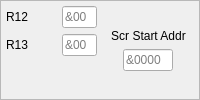
          <widget class="QFrame" name="r1213">
           <property name="sizePolicy">
            <sizepolicy hsizetype="Preferred" vsizetype="Preferred">
             <horstretch>0</horstretch>
             <verstretch>0</verstretch>
            </sizepolicy>
           </property>
           <property name="frameShape">
            <enum>QFrame::StyledPanel</enum>
           </property>
           <property name="frameShadow">
            <enum>QFrame::Raised</enum>
           </property>
           <layout class="QHBoxLayout" name="horizontalLayout_19">
            <property name="spacing">
             <number>-1</number>
            </property>
            <property name="leftMargin">
             <number>5</number>
            </property>
            <property name="topMargin">
             <number>5</number>
            </property>
            <property name="rightMargin">
             <number>5</number>
            </property>
            <property name="bottomMargin">
             <number>5</number>
            </property>
            <item alignment="Qt::AlignTop">
             <widget class="QWidget" name="regs1213" native="true">
              <layout class="QVBoxLayout" name="verticalLayout_5">
               <property name="leftMargin">
                <number>0</number>
               </property>
               <property name="topMargin">
                <number>0</number>
               </property>
               <property name="rightMargin">
                <number>0</number>
               </property>
               <property name="bottomMargin">
                <number>0</number>
               </property>
               <item>
                <widget class="QWidget" name="r12" native="true">
                 <layout class="QHBoxLayout" name="horizontalLayout_23">
                  <property name="leftMargin">
                   <number>0</number>
                  </property>
                  <property name="topMargin">
                   <number>0</number>
                  </property>
                  <property name="rightMargin">
                   <number>0</number>
                  </property>
                  <property name="bottomMargin">
                   <number>0</number>
                  </property>
                  <item>
                   <widget class="QLabel" name="lbl_r12">
                    <property name="sizePolicy">
                     <sizepolicy hsizetype="Minimum" vsizetype="Preferred">
                      <horstretch>0</horstretch>
                      <verstretch>0</verstretch>
                     </sizepolicy>
                    </property>
                    <property name="text">
                     <string>R12</string>
                    </property>
                   </widget>
                  </item>
                  <item>
                   <widget class="QLineEdit" name="txt_r12">
                    <property name="sizePolicy">
                     <sizepolicy hsizetype="Fixed" vsizetype="Fixed">
                      <horstretch>0</horstretch>
                      <verstretch>0</verstretch>
                     </sizepolicy>
                    </property>
                    <property name="minimumSize">
                     <size>
                      <width>30</width>
                      <height>0</height>
                     </size>
                    </property>
                    <property name="maximumSize">
                     <size>
                      <width>35</width>
                      <height>16777215</height>
                     </size>
                    </property>
                    <property name="inputMask">
                     <string notr="true"/>
                    </property>
                    <property name="maxLength">
                     <number>3</number>
                    </property>
                    <property name="placeholderText">
                     <string>&amp;00</string>
                    </property>
                   </widget>
                  </item>
                 </layout>
                </widget>
               </item>
               <item>
                <widget class="QWidget" name="r13" native="true">
                 <layout class="QHBoxLayout" name="horizontalLayout_24">
                  <property name="leftMargin">
                   <number>0</number>
                  </property>
                  <property name="topMargin">
                   <number>0</number>
                  </property>
                  <property name="rightMargin">
                   <number>0</number>
                  </property>
                  <property name="bottomMargin">
                   <number>0</number>
                  </property>
                  <item>
                   <widget class="QLabel" name="lbl_r13">
                    <property name="text">
                     <string>R13</string>
                    </property>
                   </widget>
                  </item>
                  <item>
                   <widget class="QLineEdit" name="txt_r13">
                    <property name="sizePolicy">
                     <sizepolicy hsizetype="Fixed" vsizetype="Fixed">
                      <horstretch>0</horstretch>
                      <verstretch>0</verstretch>
                     </sizepolicy>
                    </property>
                    <property name="minimumSize">
                     <size>
                      <width>30</width>
                      <height>0</height>
                     </size>
                    </property>
                    <property name="maximumSize">
                     <size>
                      <width>35</width>
                      <height>16777215</height>
                     </size>
                    </property>
                    <property name="inputMask">
                     <string notr="true"/>
                    </property>
                    <property name="maxLength">
                     <number>3</number>
                    </property>
                    <property name="placeholderText">
                     <string>&amp;00</string>
                    </property>
                   </widget>
                  </item>
                 </layout>
                </widget>
               </item>
              </layout>
             </widget>
            </item>
            <item alignment="Qt::AlignVCenter">
             <widget class="QWidget" name="addr" native="true">
              <property name="sizePolicy">
               <sizepolicy hsizetype="Preferred" vsizetype="Expanding">
                <horstretch>0</horstretch>
                <verstretch>0</verstretch>
               </sizepolicy>
              </property>
              <layout class="QVBoxLayout" name="verticalLayout_7">
               <property name="leftMargin">
                <number>0</number>
               </property>
               <property name="topMargin">
                <number>0</number>
               </property>
               <property name="rightMargin">
                <number>0</number>
               </property>
               <property name="bottomMargin">
                <number>0</number>
               </property>
               <item alignment="Qt::AlignHCenter">
                <widget class="QLabel" name="lbl_scr_addr">
                 <property name="text">
                  <string>Scr Start Addr</string>
                 </property>
                 <property name="alignment">
                  <set>Qt::AlignCenter</set>
                 </property>
                </widget>
               </item>
               <item alignment="Qt::AlignHCenter">
                <widget class="QLineEdit" name="txt_scr_addr">
                 <property name="sizePolicy">
                  <sizepolicy hsizetype="Fixed" vsizetype="Expanding">
                   <horstretch>0</horstretch>
                   <verstretch>0</verstretch>
                  </sizepolicy>
                 </property>
                 <property name="minimumSize">
                  <size>
                   <width>50</width>
                   <height>0</height>
                  </size>
                 </property>
                 <property name="maximumSize">
                  <size>
                   <width>50</width>
                   <height>16777215</height>
                  </size>
                 </property>
                 <property name="inputMask">
                  <string notr="true"/>
                 </property>
                 <property name="maxLength">
                  <number>5</number>
                 </property>
                 <property name="placeholderText">
                  <string>&amp;0000</string>
                 </property>
                </widget>
               </item>
              </layout>
             </widget>
            </item>
           </layout>
          </widget>
